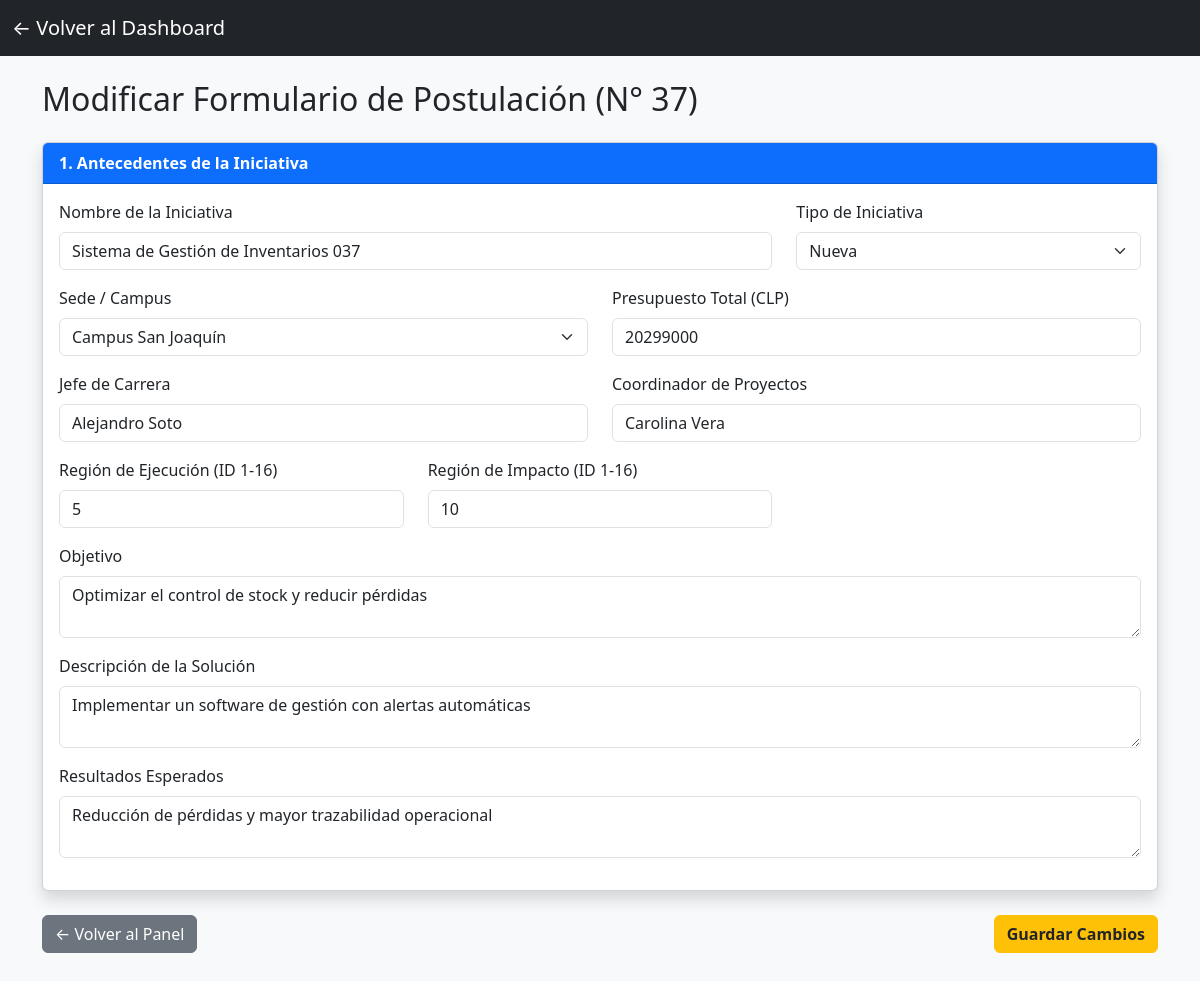
The page /editar_postulacion.php?id=37 (signed in) on the database its author committed.
### tables this page shows
CREATE TABLE `postulacion` (
  `id_postulacion` int(11) NOT NULL,
  `fecha_postulacion` date NOT NULL,
  `id_sede` int(11) NOT NULL,
  `id_region_ejecucion` int(11) NOT NULL,
  `id_region_impacto` int(11) NOT NULL,
  `jefe_carrera` varchar(100) NOT NULL,
  `coordinador_proyectos` varchar(100) NOT NULL,
  `rut_empresa` varchar(15) NOT NULL,
  `id_tipo_iniciativa` int(11) NOT NULL,
  `nombre_iniciativa` varchar(150) NOT NULL,
  `objetivo` varchar(255) NOT NULL,
  `descripcion_solucion` varchar(255) NOT NULL,
  `resultados_esperados` varchar(255) NOT NULL,
  `id_estado` int(11) NOT NULL,
  `presupuesto_total` int(11) NOT NULL
);

### web/editar_postulacion.php (the view, shortened to what this page needs)
<?php
require 'conexion.php';
$id_postulacion = $_GET['id'] ?? null;
try {
    $stmt = $pdo->prepare("SELECT * FROM postulacion WHERE id_postulacion = ?");
    $stmt->execute([$id_postulacion]);
    $postulacion = $stmt->fetch(PDO::FETCH_ASSOC);
} catch (PDOException $e) {
    die("Error al cargar datos: " . $e->getMessage());
}
?>
<!DOCTYPE html>
<html lang="es">
<head>
    <link href="https://cdn.jsdelivr.net/npm/bootstrap@5.3.0/dist/css/bootstrap.min.css" rel="stylesheet">
</head>
<body class="bg-light">
<nav class="navbar navbar-dark bg-dark">
    <div class="container-fluid">
        <a class="navbar-brand" href="dashboard_responsable.php">← Volver al Dashboard</a>
    </div>
</nav>
<div class="container mt-4 mb-5">
    <h2 class="mb-4">Modificar Formulario de Postulación (N° <?= $id_postulacion ?>)</h2>
    <form method="POST" action="">
        <div class="card shadow mb-4">
            <div class="card-header bg-primary text-white fw-bold">1. Antecedentes de la Iniciativa</div>
            <div class="card-body">
                <div class="row">
                    <div class="col-md-8 mb-3">
                        <label class="form-label">Nombre de la Iniciativa</label>
                        <input type="text" name="nombre_iniciativa" class="form-control" value="<?= htmlspecialchars($postulacion['nombre_iniciativa']) ?>" required>
                    </div>
                    <div class="col-md-4 mb-3">
                        <label class="form-label">Tipo de Iniciativa</label>
                        <select name="tipo_iniciativa" class="form-select" required>
                            <option value="1" <?= $postulacion['id_tipo_iniciativa'] == 1 ? 'selected' : '' ?>>Nueva</option>
                        </select>
                    </div>
                    <div class="col-md-6 mb-3">
                        <label class="form-label">Sede / Campus</label>
                        <select name="id_sede" class="form-select" required>
                            <option value="2" <?= $postulacion['id_sede'] == 2 ? 'selected' : '' ?>>Campus San Joaquín</option>
                        </select>
                    </div>
                    <div class="col-md-6 mb-3">
                        <label class="form-label">Presupuesto Total (CLP)</label>
                        <input type="number" name="presupuesto" class="form-control" value="<?= htmlspecialchars($postulacion['presupuesto_total']) ?>" required>
                    </div>
                    <div class="col-md-6 mb-3">
                        <label class="form-label">Jefe de Carrera</label>
                        <input type="text" name="jefe_carrera" class="form-control" value="<?= htmlspecialchars($postulacion['jefe_carrera']) ?>" required>
                    </div>
                    <div class="col-md-6 mb-3">
                        <label class="form-label">Coordinador de Proyectos</label>
                        <input type="text" name="coordinador" class="form-control" value="<?= htmlspecialchars($postulacion['coordinador_proyectos']) ?>" required>
                    </div>
                    <div class="col-md-4 mb-3">
                        <label class="form-label">Región de Ejecución (ID 1-16)</label>
                        <input type="number" name="id_region_ejecucion" class="form-control" min="1" max="16" value="<?= htmlspecialchars($postulacion['id_region_ejecucion']) ?>" required>
                    </div>
                    <div class="col-md-4 mb-3">
                        <label class="form-label">Región de Impacto (ID 1-16)</label>
                        <input type="number" name="id_region_impacto" class="form-control" min="1" max="16" value="<?= htmlspecialchars($postulacion['id_region_impacto']) ?>" required>
                    </div>
                    <div class="col-12 mb-3">
                        <label class="form-label">Objetivo</label>
                        <textarea name="objetivo" class="form-control" rows="2" required><?= htmlspecialchars($postulacion['objetivo']) ?></textarea>
                    </div>
                    <div class="col-12 mb-3">
                        <label class="form-label">Descripción de la Solución</label>
                        <textarea name="descripcion" class="form-control" rows="2" required><?= htmlspecialchars($postulacion['descripcion_solucion']) ?></textarea>
                    </div>
                    <div class="col-12 mb-3">
                        <label class="form-label">Resultados Esperados</label>
                        <textarea name="resultados" class="form-control" rows="2" required><?= htmlspecialchars($postulacion['resultados_esperados']) ?></textarea>
                    </div>
                </div>
            </div>
        </div>
        <div class="d-flex justify-content-between align-items-center">
            <a href="dashboard_responsable.php" class="btn btn-secondary">← Volver al Panel</a>
            <button type="submit" class="btn btn-warning fw-bold text-dark">Guardar Cambios</button>
        </div>
    </form>
</div>
</body>
</html>

### rows shown on the page
postulacion: nombre_iniciativa "Sistema de Gestión de Inventarios 037", tipo_iniciativa "Nueva", id_sede "Campus San Joaquín", presupuesto "20299000", jefe_carrera "Alejandro Soto", coordinador "Carolina Vera", id_region_ejecucion "5", id_region_impacto "10", objetivo "Optimizar el control de stock y reducir pérdidas", descripcion "Implementar un software de gestión con alertas automáticas", resultados "Reducción de pérdidas y mayor trazabilidad operacional"

### other values the page prints
$id_postulacion "37"
